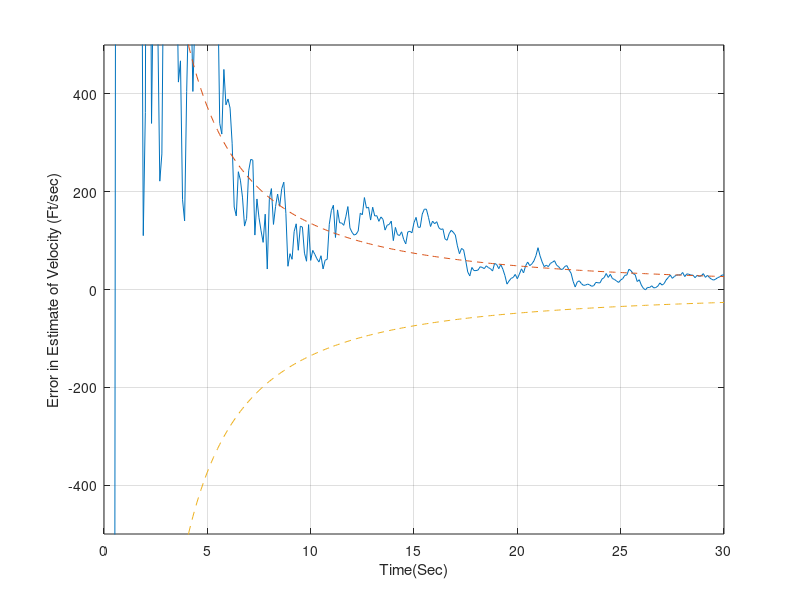

This figure's MATLAB source:
ORDER = 3;
PHIS = 0;
TS = 0.1;
A0 = 400000;
A1 = -6000;
A2 = -16.1;
XH = 0;
XDH = 0;
XDDH = 0;
SIGNOISE = 1000;
PHI = [1 TS 0.5*TS^2; 0 1 TS; 0 0 1];
P = [99999999 0 0; 0 99999999 0; 0 0 99999999];
I = [1 0 0; 0 1 0; 0 0 1];
H = [1 0 0];
HT = H';
R = SIGNOISE^2;
PHIT = PHI';
count = 0;
Q = [(PHIS*TS^5)/20 (PHIS*TS^4)/8 (PHIS*TS^3)/6;(PHIS*TS^4)/8 (PHIS*TS^3)/3 (PHIS*TS^2)/2; (PHIS*TS^3)/6 (PHIS*TS^2)/2 PHIS*TS];

for T=0:TS:30
    M = PHI*P*PHIT+Q;
    K = M*HT*inv(H*M*HT+R);
    P = (I-K*H)*M;
    XNOISE = SIGNOISE*randn;
    X = A0+A1*T+A2*T^2;
    XD = A1+2*A2*T;
    XDD = 2*A2;
    XS = X+XNOISE;
    RES = XS-XH-TS*XDH-0.5*TS^2*XDDH;
    XH = XH+XDH*TS+0.5*TS^2*XDDH+K(1,1)*RES;
    XDH = XDH+XDDH*TS+K(2,1)*RES;
    XDDH = XDDH+K(3,1)*RES;
    SP11 = sqrt(P(1,1));
    SP22 = sqrt(P(2,2));
    SP33 = sqrt(P(3,3));
    XHERR = X-XH;
    XDHERR = XD-XDH;
    XDDHERR = XDD-XDDH;
    SP11P = -sqrt(P(1,1));
    SP22P = -sqrt(P(2,2));
    SP33P = -sqrt(P(3,3));

    count = count+1;
    ArrayT(count) = T;
    ArrayX(count) = X;
    ArrayXH(count) = XH;
    ArrayXD(count) = XD;
    ArrayXDH(count) = XDH;
    ArrayXDD(count) = XDD;
    ArrayXDDH(count) = XDDH;
    ArrayXHERR(count) = XHERR;
    ArraySP11(count) = SP11;
    ArraySP11P(count) = SP11P;
    ArrayXDHERR(count) = XDHERR;
    ArraySP22(count) = SP22;
    ArraySP22P(count) = SP22P;
    ArrayXDDHERR(count) = XDDHERR;
    ArraySP33(count) = SP33;
    ArraySP33P(count) = SP33P;
end

% plot(ArrayT,ArrayX,'--')
% hold on
% plot(ArrayT,ArrayXH)
% hold off
% grid on;
% xlabel('Time(Sec)');
% ylabel('Altitude (Ft)');
% axis([0 30 0 400000]);

% plot(ArrayT,ArrayXD,'--')
% hold on
% plot(ArrayT,ArrayXDH)
% hold off
% grid on;
% xlabel('Time(Sec)');
% ylabel('Velocity (Ft/sec)');
% axis([0 30 -10000 0]);
% 
% plot(ArrayT,ArrayXDD,'--')
% hold on
% plot(ArrayT,ArrayXDDH)
% hold off
% grid on;
% xlabel('Time(Sec)');
% ylabel('Acceleration (Ft/sec^2)');
% axis([0 30 -100 100]);

% plot(ArrayT,ArrayXHERR)
% hold on
% plot(ArrayT,ArraySP11,'--')
% plot(ArrayT,ArraySP11P,'--')
% hold off
% grid on;
% xlabel('Time(Sec)');
% ylabel('Error in Estimate of Altitude (Ft)');
% axis([0 30 -1500 1500]);
% 
plot(ArrayT,ArrayXDHERR)
hold on
plot(ArrayT,ArraySP22,'--')
plot(ArrayT,ArraySP22P,'--')
hold off
grid on;
xlabel('Time(Sec)');
ylabel('Error in Estimate of Velocity (Ft/sec)');
axis([0 30 -500 500]);